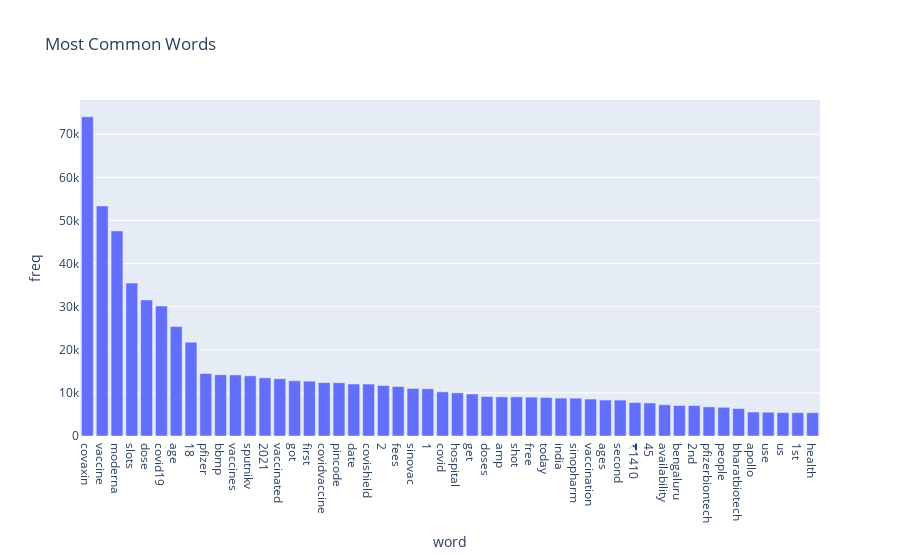

The code cell stored with this chart in its notebook:
### Code cell
# 3 plot most common words in tweets 
import collections
from collections import Counter



word_counts = Counter(word_list).most_common(50)
words_df = pd.DataFrame(word_counts)
words_df.columns = ['word', 'freq']

px.bar(words_df, x='word', y='freq', title='Most Common Words')

### Figure 1 — Plotly figure (JSON) as saved in the notebook; plotly's stock layout.template omitted (floating-point values rounded to 4 significant figures)
{"data": [{"alignmentgroup": "True", "hovertemplate": "word=%{x}<br>freq=%{y}<extra></extra>", "legendgroup": "", "marker": {"color": "#636efa", "pattern": {"shape": ""}}, "name": "", "offsetgroup": "", "orientation": "v", "showlegend": false, "textposition": "auto", "type": "bar", "x": ["covaxin", "vaccine", "moderna", "slots", "dose", "covid19", "age", "18", "pfizer", "bbmp", "vaccines", "sputnikv", "2021", "vaccinated", "got", "first", "covidvaccine", "pincode", "date", "covishield", "2", "fees", "sinovac", "1", "covid", "hospital", "get", "doses", "amp", "shot", "free", "today", "india", "sinopharm", "vaccination", "ages", "second", "₹1410", "45", "availability", "bengaluru", "2nd", "pfizerbiontech", "people", "bharatbiotech", "apollo", "use", "us", "1st", "health"], "xaxis": "x", "y": [74059, 53373, 47590, 35480, 31577, 30149, 25405, 21773, 14502, 14206, 14167, 13961, 13498, 13291, 12814, 12711, 12383, 12358, 12058, 12055, 11708, 11479, 11028, 10959, 10243, 10018, 9750, 9143, 9077, 9074, 9017, 8923, 8793, 8786, 8570, 8343, 8334, 7757, 7670, 7250, 7070, 7061, 6758, 6663, 6365, 5560, 5511, 5428, 5412, 5407], "yaxis": "y"}], "layout": {"barmode": "relative", "legend": {"tracegroupgap": 0}, "title": {"text": "Most Common Words"}, "xaxis": {"anchor": "y", "domain": [0, 1], "title": {"text": "word"}}, "yaxis": {"anchor": "x", "domain": [0, 1], "title": {"text": "freq"}}}}
